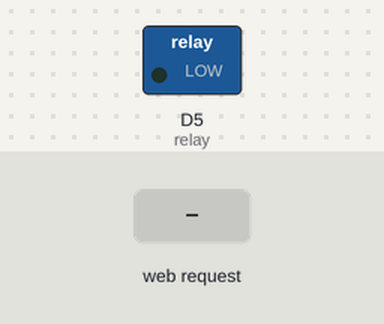
A sketch run on a simulated ESP8266 (NodeMCU). Parts: switched loads named in the sketch (green lamp = pin HIGH). The test bench sets the inputs (shaded band). What the sketch prints to the serial monitor is not drawn.

Above: at 1.2 s.
1.3 s: HTTP request GET /on received
At 2.2 s:
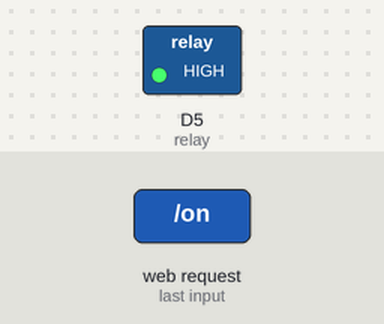
2.8 s: HTTP request GET /of received
At 3.3 s:
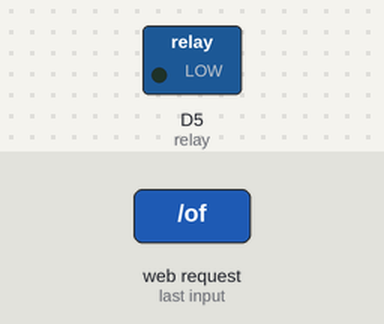
Timing chart, 0 to 5.8 s (numbered marks = the images above; inputs shaded):
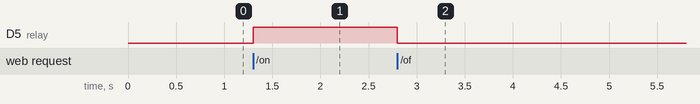

Measured:
- after the input at 1.3 s, D5 (relay): LOW → HIGH at once
- after the input at 2.8 s, D5 (relay): HIGH → LOW at once

The sketch:

access_point_relay.ino
```cpp
#include <ESP8266WebServer.h>

const char* ssid = "EQRA_RELAY_SETUP";
const char* password = "CHANGE_ME";

#define relay D5

ESP8266WebServer server(80);
    void handleRoot() {

                    server.send(200, "text/plain","READY");
                      }

    void handleOn() {
                     digitalWrite(relay,HIGH);
                    server.send(200, "text/plain","DONE");
                      }

    void handleOff() {
                     digitalWrite(relay,LOW);
                    server.send(200, "text/plain","DONE");
                     }

void setup() {
  Serial.begin(115200);

  WiFi.disconnect();
  WiFi.softAP(ssid, password);
  WiFi.setOutputPower(20.5);


  pinMode(relay,OUTPUT);


  digitalWrite(relay,LOW);

  server.on("/", handleRoot);
  server.on("/on",handleOn);
  server.on("/of",handleOff);
  server.begin();
  Serial.println(ssid);
  IPAddress myIP = WiFi.softAPIP();
  Serial.print("AP IP address: ");
  Serial.println(myIP);
  }

void loop() {
  server.handleClient();
  }
```
